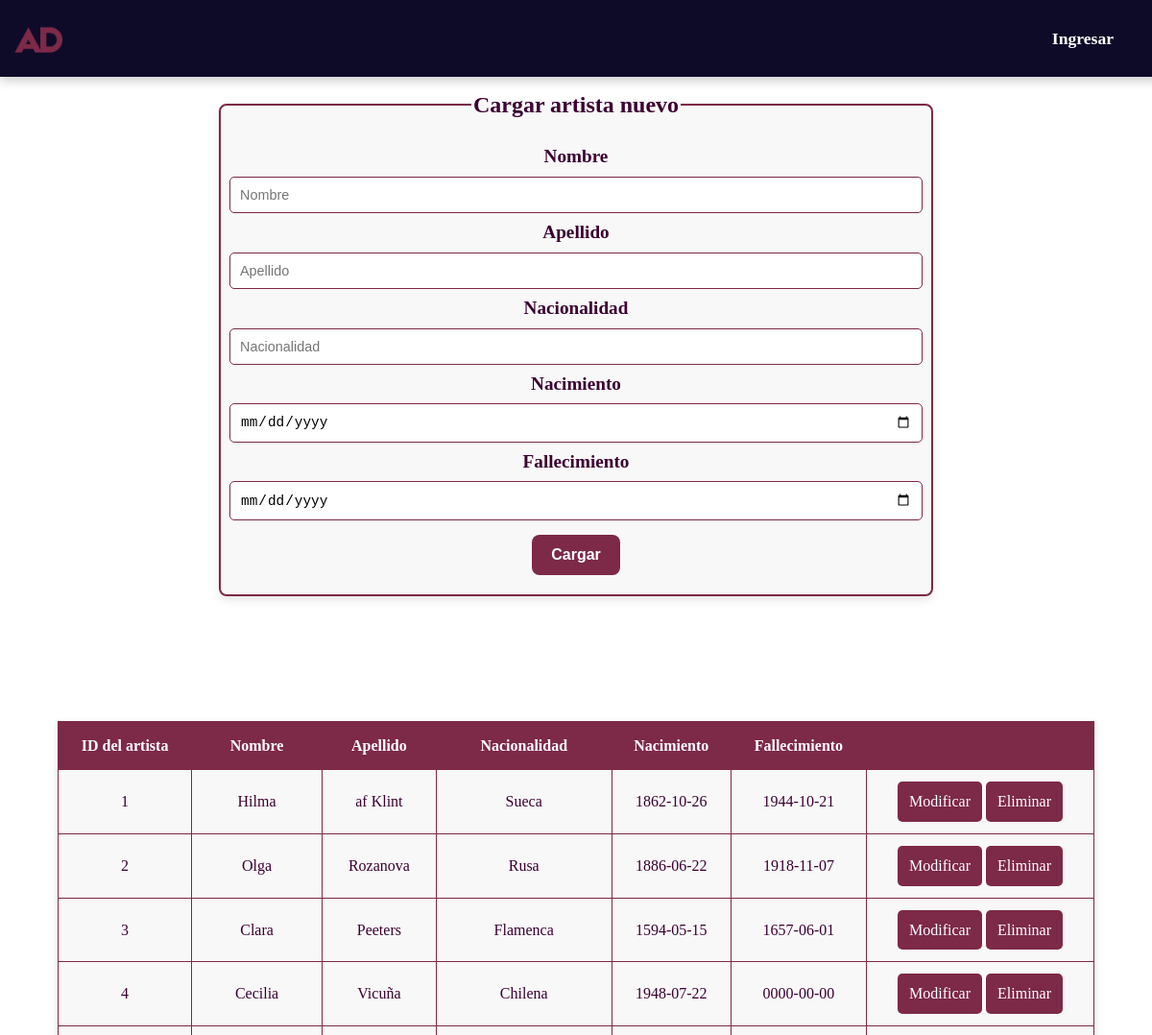
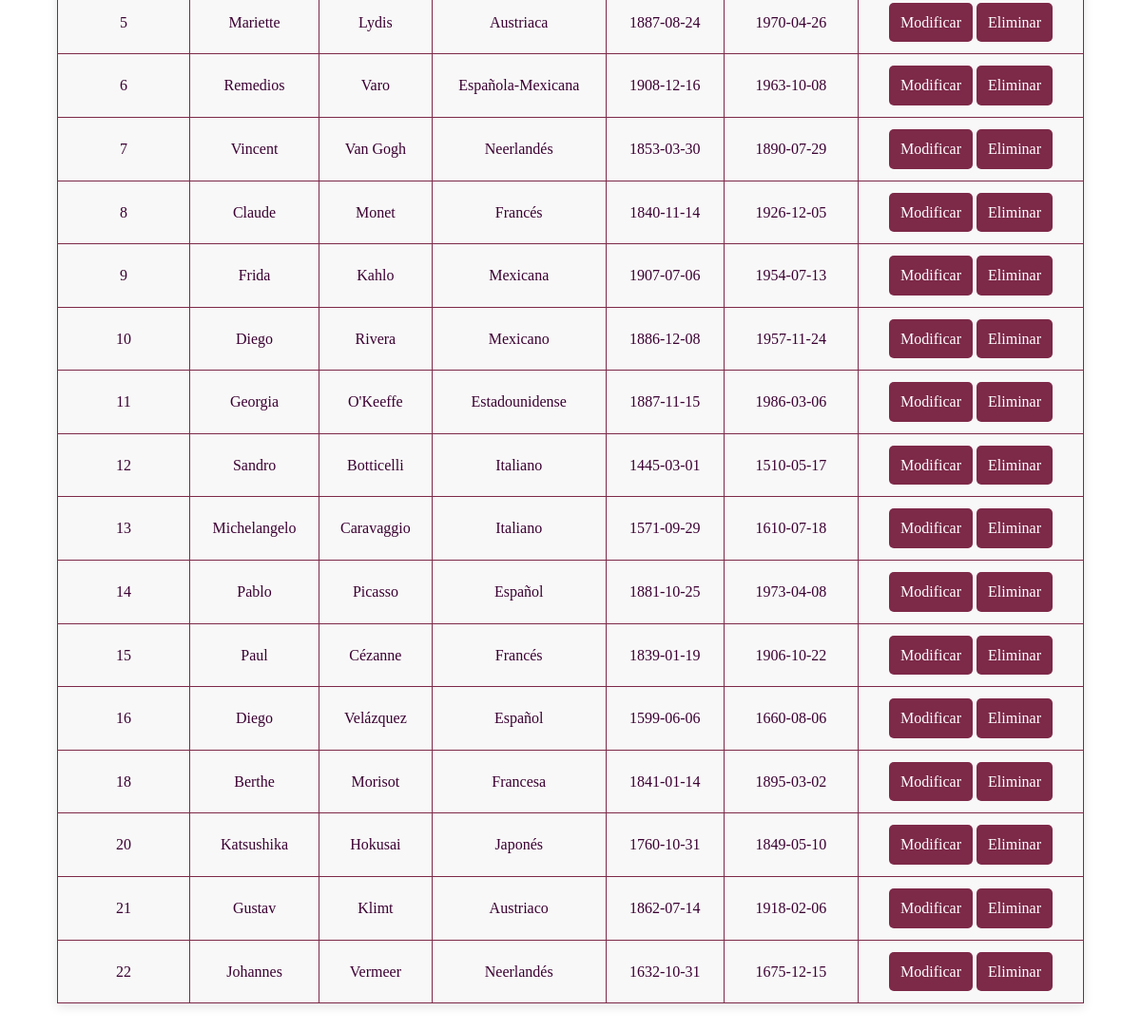
Screenshot of /Artistas/admi_artistas.php with the database file from the repository (2 pictures, top to bottom).
### tables this page shows
CREATE TABLE IF NOT EXISTS `artista` (
  `ID_Artista` bigint(11) NOT NULL AUTO_INCREMENT,
  `nombre` varchar(50) DEFAULT NULL,
  `apellido` varchar(50) DEFAULT NULL,
  `nacionalidad` varchar(50) DEFAULT NULL,
  `nacimiento` date DEFAULT NULL,
  `fallecimiento` date DEFAULT NULL,
  PRIMARY KEY (`ID_Artista`)
);

### Artistas/admi_artistas.php (the view, shortened to what this page needs)
<!DOCTYPE html>
<html>
<head>
	<link rel="stylesheet" href="styles.css">
</head>
<body>
	<?php session_start();
	include 'conexion_galeria.php';
	include('../menu.php');?>
	<div id="formulario_artista">
		<fieldset>
			<legend>Cargar artista nuevo</legend>
				<form action="admi_artistas.php" method="get">
					<label>Nombre</label>
					<input type="text" name="nombre" placeholder="Nombre" required><br>
					<label>Apellido</label>
					<input type="text" name="apellido" placeholder="Apellido" required><br>
					<label>Nacionalidad</label>
					<input type="text" name="nacionalidad" placeholder="Nacionalidad" required><br>
					<label>Nacimiento</label>
					<input type="date" name="nacimiento" placeholder="Nacimiento" required><br>
					<label>Fallecimiento</label>
					<input type="date" name="fallecimiento" placeholder="Fallecimiento"><br>
					<input type="submit" value="Cargar">
				</form>
		</fieldset>
		<?php
        	$sql = "SELECT * FROM artista";
			$resultado =mysqli_query($mysqli,$sql);
		?>
	</div>
	<div id="tabla_artista">
  		<table>
      		<thead>
      			<th>ID del artista</th>
          		<th>Nombre</th>
          		<th>Apellido</th>
          		<th>Nacionalidad</th>
          		<th>Nacimiento</th>
				<th>Fallecimiento</th>
				<th></th>
      		</thead>
      	<tbody>
          	<?php
         		 while($filas = mysqli_fetch_assoc($resultado)) {
          	?>
          	<tr>
          		<td><?php echo $filas['ID_Artista'] ?></td>
              	<td><?php echo $filas['nombre'] ?></td>
              	<td><?php echo $filas['apellido'] ?></td>
              	<td><?php echo $filas['nacionalidad'] ?></td>
              	<td><?php echo $filas['nacimiento'] ?></td>
              	<td><?php echo $filas['fallecimiento'] ?></td>
              	<td>
    				<a href="admi_modificar_artista.php?ID_Artista=<?php echo $filas['ID_Artista']?>">Modificar</a>
                  	<a href="admi_baja_artista.php?ID_Artista=<?php echo $filas['ID_Artista']?>">Eliminar</a>
              	</td>
          	</tr>
          	<?php }?>
      	</tbody>
  		</table>
	</div>
</body>
</html>

### Artistas/styles.css (style rules this page uses)
body { font-family: 'Playfair Display', serif; background-color: #ffffff; margin: 0; padding: 0; color: #3b0032; line-height: 1.6; text-align: center; }
#formulario_artista, #tabla_artista, #tabla_modificar { margin-top: 50px; padding: 20px 0px; }
fieldset { border: 2px solid #7d2948; border-radius: 8px; padding: 20px; margin: 20px auto; max-width: 700px; background-color: #f8f8f8; box-shadow: 0 4px 10px rgba(0, 0, 0, 0.1); }
legend { font-size: 1.5rem; font-weight: bold; color: #3b0032; }
label { font-size: 1.2rem; font-weight: bold; display: block; color: #3b0032; }
input[type="text"], input[type="date"] { width: 100%; padding: 10px; margin: 5px -15px; border: 1px solid #7d2948; border-radius: 5px; font-size: 0.9rem; }
input[type="submit"] { background-color: #7d2948; color: white; border: none; padding: 12px 20px; font-size: 1rem; font-weight: bold; border-radius: 8px; cursor: pointer; transition: background-color 0.3s ease; margin-top: 10px; }
table { width: 90%; margin: 20px auto; border-collapse: collapse; background-color: #f8f8f8; box-shadow: 0 4px 10px rgba(0, 0, 0, 0.1); }
thead { background-color: #7d2948; color: white; }
th, td { padding: 12px; border: 1px solid #7d2948; text-align: center; }
td a { display: inline-block; text-decoration: none; color: white; background-color: #7d2948; padding: 8px 12px; border-radius: 5px; transition: background-color 0.3s ease; }

### style.css (style rules this page uses)
body { font-family: 'Playfair Display', serif; background-color: #ffffff; margin: 0; padding: 0; color: #3b0032; line-height: 1.6; }

### rows the page displays
artista: ID_Artista "1", nombre "Hilma", apellido "af Klint", nacionalidad "Sueca", nacimiento "1862-10-26", fallecimiento "1944-10-21"
artista: ID_Artista "2", nombre "Olga", apellido "Rozanova", nacionalidad "Rusa", nacimiento "1886-06-22", fallecimiento "1918-11-07"
artista: ID_Artista "3", nombre "Clara", apellido "Peeters", nacionalidad "Flamenca", nacimiento "1594-05-15", fallecimiento "1657-06-01"
artista: ID_Artista "4", nombre "Cecilia", apellido "Vicuña", nacionalidad "Chilena", nacimiento "1948-07-22", fallecimiento "0000-00-00"
artista: ID_Artista "5", nombre "Mariette", apellido "Lydis", nacionalidad "Austriaca", nacimiento "1887-08-24", fallecimiento "1970-04-26"
artista: ID_Artista "6", nombre "Remedios", apellido "Varo", nacionalidad "Española-Mexicana", nacimiento "1908-12-16", fallecimiento "1963-10-08"
artista: ID_Artista "7", nombre "Vincent", apellido "Van Gogh", nacionalidad "Neerlandés", nacimiento "1853-03-30", fallecimiento "1890-07-29"
artista: ID_Artista "8", nombre "Claude", apellido "Monet", nacionalidad "Francés", nacimiento "1840-11-14", fallecimiento "1926-12-05"
artista: ID_Artista "9", nombre "Frida", apellido "Kahlo", nacionalidad "Mexicana", nacimiento "1907-07-06", fallecimiento "1954-07-13"
artista: ID_Artista "10", nombre "Diego", apellido "Rivera", nacionalidad "Mexicano", nacimiento "1886-12-08", fallecimiento "1957-11-24"
artista: ID_Artista "11", nombre "Georgia", apellido "O'Keeffe", nacionalidad "Estadounidense", nacimiento "1887-11-15", fallecimiento "1986-03-06"
artista: ID_Artista "12", nombre "Sandro", apellido "Botticelli", nacionalidad "Italiano", nacimiento "1445-03-01", fallecimiento "1510-05-17"
artista: ID_Artista "13", nombre "Michelangelo", apellido "Caravaggio", nacionalidad "Italiano", nacimiento "1571-09-29", fallecimiento "1610-07-18"
artista: ID_Artista "14", nombre "Pablo", apellido "Picasso", nacionalidad "Español", nacimiento "1881-10-25", fallecimiento "1973-04-08"
artista: ID_Artista "15", nombre "Paul", apellido "Cézanne", nacionalidad "Francés", nacimiento "1839-01-19", fallecimiento "1906-10-22"
artista: ID_Artista "16", nombre "Diego", apellido "Velázquez", nacionalidad "Español", nacimiento "1599-06-06", fallecimiento "1660-08-06"
artista: ID_Artista "18", nombre "Berthe", apellido "Morisot", nacionalidad "Francesa", nacimiento "1841-01-14", fallecimiento "1895-03-02"
artista: ID_Artista "20", nombre "Katsushika", apellido "Hokusai", nacionalidad "Japonés", nacimiento "1760-10-31", fallecimiento "1849-05-10"
artista: ID_Artista "21", nombre "Gustav", apellido "Klimt", nacionalidad "Austriaco", nacimiento "1862-07-14", fallecimiento "1918-02-06"
artista: ID_Artista "22", nombre "Johannes", apellido "Vermeer", nacionalidad "Neerlandés", nacimiento "1632-10-31", fallecimiento "1675-12-15"
